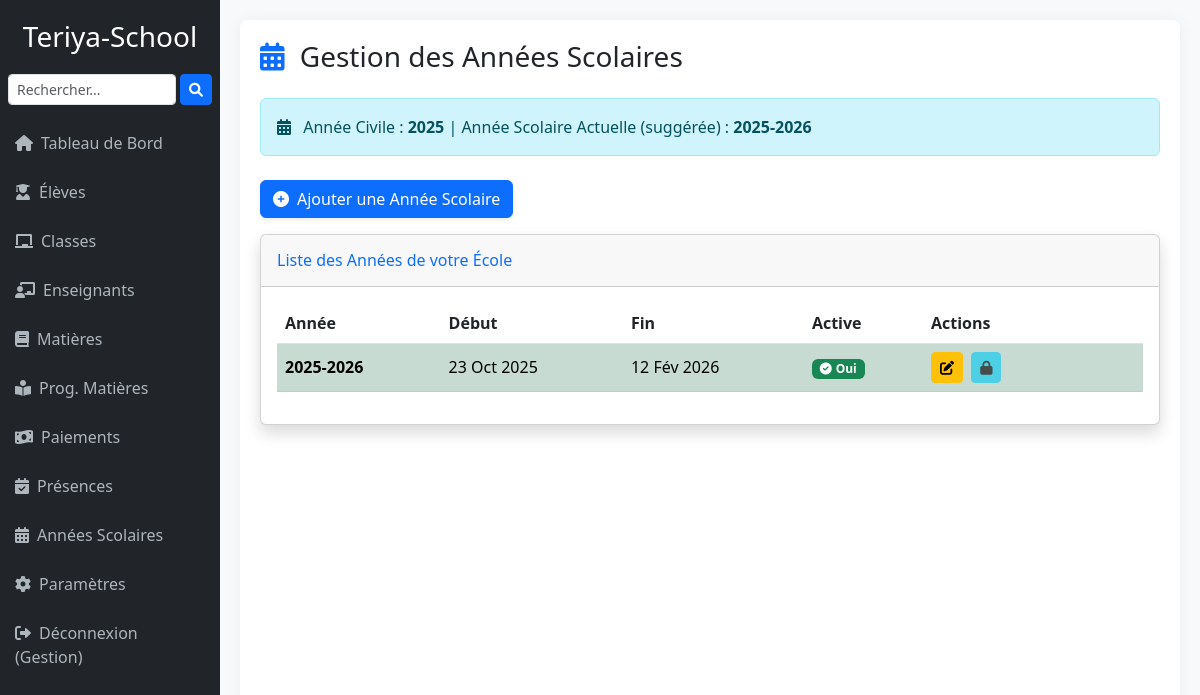
Page /annees-scolaires/ (signed in) on the committed database.
### dashboard/models.py (models this page shows, shortened)
class Profile(models.Model):
    user = models.OneToOneField(User, on_delete=models.CASCADE)
    ecole = models.ForeignKey("EcoleSettings", on_delete=models.CASCADE, null=True, blank=True)

class EcoleSettings(models.Model):
    ministere = models.CharField(
        max_length=255,
        blank=True,
        null=True,
        verbose_name="Ministère de Tutelle",
        help_text="Exemple : Ministère de l’Éducation Nationale"
    )
    academie = models.CharField(
        max_length=255,
        blank=True,
        null=True,
        verbose_name="Académie / Inspection",
        help_text="Exemple : Académie de Bamako Rive Droite"
    )
    commune = models.CharField(
        max_length=255,
        blank=True,
        null=True,
        verbose_name="Commune",
        help_text="Exemple : Commune IV du District de Bamako"
    )
    nom_etablissement = models.CharField(
        max_length=255,
        verbose_name="Nom de l'Établissement"
    )
    adresse_etablissement = models.CharField(
        max_length=255,
        blank=True,
        null=True,
        verbose_name="Adresse"
    )
    telephone = models.CharField(
        max_length=50,
        blank=True,
        null=True,
        verbose_name="Téléphone de l'Établissement"
    )
    email_contact = models.EmailField(
        blank=True,
        null=True,
        verbose_name="Email de Contact"
    )
    site_web = models.URLField(
        blank=True,
        null=True,
        verbose_name="Site Web"
    )
    code_etablissement = models.CharField(
        max_length=50,
        blank=True,
        null=True,
        unique=True,  # ✅ Chaque école doit avoir un code unique
        verbose_name="Code de l'Établissement",
        help_text="Code attribué par le ministère ou la direction académique"
    )
    logo = models.ImageField(
        upload_to='settings/assets/',
        blank=True,
        null=True,
        verbose_name="Logo de l'École"
    )
    cachet_admin = models.ImageField(
        upload_to='settings/assets/',
        blank=True,
        null=True,
        verbose_name="Cachet (Sceau) de l'Administration"
    )
    signature_directeur = models.ImageField(
        upload_to='settings/assets/',
        blank=True,
        null=True,
        verbose_name="Signature du Directeur/Responsable"
    )
    titre_signataire = models.CharField(
        max_length=100,
        default='Le Directeur',
        verbose_name="Titre du Signataire"
    )
    nom_signataire = models.CharField(
        max_length=255,
        blank=True,
        null=True,
        verbose_name="Nom du Signataire",
        help_text="Nom du directeur ou responsable signataire"
    )
    date_mise_a_jour = models.DateTimeField(
        auto_now=True,
        verbose_name="Dernière mise à jour"
    )
    class Meta:
        verbose_name = "École"
        verbose_name_plural = "Écoles"
        ordering = ['nom_etablissement']
    date_fin_essai = models.DateTimeField(
        blank=True,
        null=True,
        verbose_name="Fin de la période d'essai gratuite"
    )
    est_active = models.BooleanField(
        default=True,
        verbose_name="École active",
        help_text="Indique si l'école peut utiliser le système"
    )
    def periode_essai_expiree(self):
        return self.date_fin_essai and timezone.now() > self.date_fin_essai

class AnneeScolaire(models.Model):
    ecole = models.ForeignKey(
        'EcoleSettings',
        on_delete=models.CASCADE,
        verbose_name="École"
    )
    annee = models.CharField(
        max_length=9,
        verbose_name="Année Scolaire",
        help_text="Exemple : 2024-2025"
    )
    date_debut = models.DateField(verbose_name="Date de Début")
    date_fin = models.DateField(verbose_name="Date de Fin")
    active = models.BooleanField(
        default=False,
        verbose_name="Active (Année en cours)",
        help_text="Si cochée, cette année sera considérée comme l'année scolaire en cours."
    )
    class Meta:
        verbose_name = "Année Scolaire"
        verbose_name_plural = "Années Scolaires"
        ordering = ['-annee']  # Affiche l'année la plus récente en premier
        unique_together = ('ecole', 'annee')  # Unicité par école

### dashboard/views.py (the view)
# urls.py: path('annees-scolaires/', views.liste_annees_scolaires, name='liste_annees_scolaires'),
@login_required
def liste_annees_scolaires(request):
    ecole = (
        getattr(getattr(request.user, 'enseignant', None), 'ecole', None)
        or getattr(getattr(request.user, 'etudiant', None), 'ecole', None)
        or getattr(getattr(request.user, 'profile', None), 'ecole', None)
        or (EcoleSettings.objects.first() if request.user.is_superuser else None)
    )
    if not ecole:
        messages.error(request, "Vous n'êtes associé à aucune école.")
        return redirect('dashboard_accueil')
    annees_scolaires = AnneeScolaire.objects.filter(ecole=ecole).order_by('-annee')
    today = datetime.now()
    if today.month >= 8:
        start_year = today.year
        end_year = today.year + 1
    else:
        start_year = today.year - 1
        end_year = today.year
    current_academic_year = f"{start_year}-{end_year}"
    context = {
        'annees_scolaires': annees_scolaires,
        'current_calendar_year': today.year,
        'current_academic_year_string': current_academic_year,
        'ecole': ecole,
    }
    return render(request, 'dashboard/annees_scolaires/liste_annees_scolaires.html', context)

### dashboard/templates/dashboard/annees_scolaires/liste_annees_scolaires.html (shortened to what this page needs)
{% extends 'dashboard/base.html' %}
{% load static %}
{% block content %}
<div class="d-sm-flex align-items-center justify-content-between mb-4">
    <h1 class="h3 mb-0 text-gray-800">
        <i class="fas fa-calendar-alt me-2 text-primary"></i> Gestion des Années Scolaires
    </h1>
</div>
<div class="alert alert-info mb-4" role="alert">
    <i class="fas fa-calendar-alt me-2"></i>
    Année Civile : <strong>{{ current_calendar_year }}</strong>
    {% if current_academic_year_string %}
    | Année Scolaire Actuelle (suggérée) : <strong>{{ current_academic_year_string }}</strong>
    {% endif %}
</div>
<a href="{% url 'creer_annee_scolaire' %}" class="btn btn-primary mb-3 shadow-sm">
    <i class="fas fa-plus-circle me-2"></i>Ajouter une Année Scolaire
</a>
<div class="card shadow mb-4">
    <div class="card-header py-3">
        <h6 class="m-0 font-weight-bold text-primary">Liste des Années de votre École</h6>
    </div>
    <div class="card-body">
        {% if annees_scolaires %}
        <div class="table-responsive">
            <table class="table table-striped table-hover align-middle">
                <thead>
                    <tr>
                        <th>Année</th>
                        <th>Début</th>
                        <th>Fin</th>
                        <th>Active</th>
                        <th style="width: 220px;">Actions</th>
                    </tr>
                </thead>
                <tbody>
                    {% for annee in annees_scolaires %}
                    <tr class="{% if annee.active %}table-success{% endif %}">
                        <td><strong>{{ annee.annee }}</strong></td>
                        <td>
                            {% if annee.date_debut %}{{ annee.date_debut|date:"d M Y" }}{% else %}<em class="text-muted">N/A</em>{% endif %}
                        </td>
                        <td>
                            {% if annee.date_fin %}{{ annee.date_fin|date:"d M Y" }}{% else %}<em class="text-muted">N/A</em>{% endif %}
                        </td>
                        <td>
                            {% if annee.active %}
                            <span class="badge bg-success"><i class="fas fa-check-circle me-1"></i>Oui</span>
                            {% else %}
                            <span class="badge bg-secondary">Non</span>
                            {% endif %}
                        </td>
                        <td>
                            <a href="{% url 'modifier_annee_scolaire' annee.pk %}" class="btn btn-warning btn-sm me-1" data-bs-toggle="tooltip" title="Modifier">
                                <i class="fas fa-edit"></i>
                            </a>
                            {% if not annee.active %}
                                <a href="{% url 'supprimer_annee_scolaire' annee.pk %}" class="btn btn-danger btn-sm me-1" data-bs-toggle="tooltip" title="Supprimer">
                                    <i class="fas fa-trash-alt"></i>
                                </a>
                                <a href="{% url 'activer_annee_scolaire' annee.pk %}" class="btn btn-info btn-sm" data-bs-toggle="tooltip" title="Définir comme active">
                                    <i class="fas fa-toggle-on"></i>
                                </a>
                            {% else %}
                                <button class="btn btn-info btn-sm" disabled data-bs-toggle="tooltip" title="Déjà active">
                                    <i class="fas fa-lock"></i>
                                </button>
                            {% endif %}
                        </td>
                    </tr>
                    {% endfor %}
                </tbody>
            </table>
        </div>
        {% else %}
        <p class="alert alert-info mb-0">
            <i class="fas fa-exclamation-circle me-2"></i>
            Aucune année scolaire définie pour votre école. Veuillez en ajouter une pour commencer.
        </p>
        {% endif %}
    </div>
</div>
{% endblock %}

### dashboard/templates/dashboard/base.html (shortened to what this page needs)
<!DOCTYPE html>
<html lang="fr">
<head>
    <link href="https://cdn.jsdelivr.net/npm/bootstrap@5.3.0/dist/css/bootstrap.min.css" rel="stylesheet">
    <link rel="stylesheet" href="https://cdnjs.cloudflare.com/ajax/libs/font-awesome/6.0.0-beta3/css/all.min.css">
</head>
<body>
<div class="wrapper">
    <div class="sidebar">
        <h3>
            {% if request.user.profile.ecole %}
                {{ request.user.profile.ecole.nom_etablissement }}
            {% else %}
                Gestion Multi-École
            {% endif %}
        </h3>
    <form method="get" action="{% url 'recherche_etudiants_globale' %}" class="d-flex mb-3 px-2">
        <input type="text" name="q" class="form-control form-control-sm me-1" placeholder="Rechercher..." required>
        <button type="submit" class="btn btn-sm btn-primary"><i class="fas fa-search"></i></button>
    </form>
        <ul class="nav flex-column">
            <li class="nav-item">
                <a class="nav-link {% if request.resolver_match.url_name == 'dashboard_accueil' %}active{% endif %}" href="{% url 'dashboard_accueil' %}">
                    <i class="fas fa-home me-2"></i>Tableau de Bord
                </a>
            </li>
            <li class="nav-item">
                <a class="nav-link {% if 'etudiant' in request.resolver_match.url_name %}active{% endif %}" href="{% url 'liste_etudiants' %}">
                    <i class="fas fa-user-graduate me-2"></i>Élèves
                </a>
            </li>
            <li class="nav-item">
                <a class="nav-link {% if 'classe' in request.resolver_match.url_name %}active{% endif %}" href="{% url 'liste_classes' %}">
                    <i class="fas fa-chalkboard me-2"></i>Classes
                </a>
            </li>
            <li class="nav-item">
                <a class="nav-link {% if 'enseignant' in request.resolver_match.url_name %}active{% endif %}" href="{% url 'liste_enseignants' %}">
                    <i class="fas fa-chalkboard-teacher me-2"></i>Enseignants
                </a>
            </li>
            <li class="nav-item">
                <a class="nav-link {% if 'matiere' in request.resolver_match.url_name %}active{% endif %}" href="{% url 'liste_matieres' %}">
                    <i class="fas fa-book me-2"></i>Matières
                </a>
            </li>
            <li class="nav-item">
                <a class="nav-link {% if 'programme_matiere' in request.resolver_match.url_name %}active{% endif %}" href="{% url 'liste_programmes_matiere' %}">
                    <i class="fas fa-book-reader me-2"></i>Prog. Matières
                </a>
            </li>
            <li class="nav-item">
                <a class="nav-link {% if 'paiement' in request.resolver_match.url_name %}active{% endif %}" href="{% url 'liste_paiements_par_classe_etudiant' %}">
                    <i class="fas fa-money-bill-wave me-2"></i>Paiements
                </a>
            </li>
            <li class="nav-item">
                <a class="nav-link {% if 'presence' in request.resolver_match.url_name %}active{% endif %}" href="{% url 'liste_presences' %}">
                    <i class="fas fa-calendar-check me-2"></i>Présences
                </a>
            </li>
            <li class="nav-item">
                <a class="nav-link {% if 'annee_scolaire' in request.resolver_match.url_name %}active{% endif %}" href="{% url 'liste_annees_scolaires' %}">
                    <i class="fas fa-calendar-alt me-2"></i>Années Scolaires
                </a>
            </li>
            <li class="nav-item">
                <a class="nav-link {% if request.resolver_match.url_name == 'ecole_settings' %}active{% endif %}" href="{% url 'ecole_settings' %}">
                    <i class="fas fa-cog me-2"></i>Paramètres
                </a>
            </li>
            {% if user.is_authenticated %}
            <li class="nav-item mt-auto">
                <a class="nav-link" href="{% url 'logout' %}">
                    <i class="fas fa-sign-out-alt me-2"></i>Déconnexion ({{ user.username }})
                </a>
            </li>
            {% endif %}
        </ul>
    </div>
    <div class="main-content">
        <div class="content">
            {% block content %}{% endblock %}
        </div>
    </div>
</div>
</body>
</html>

### dashboard/templates/dashboard/base.html (style rules this page uses)
html, body { height: 100%; margin: 0; padding: 0; overflow: hidden; font-family: 'Segoe UI', Tahoma, Geneva, Verdana, sans-serif; background-color: #f8f9fa; }
.wrapper { display: flex; height: 100%; }
.sidebar { background-color: #212529; color: white; width: 220px; padding-top: 20px; flex-shrink: 0; display: flex; flex-direction: column; overflow-y: auto; }
.sidebar h3 { color: #fff; text-align: center; margin-bottom: 20px; }
.sidebar .nav-link { color: #adb5bd; padding: 10px 15px; margin-bottom: 5px; border-radius: 5px; }
.main-content { flex: 1; display: flex; flex-direction: column; padding: 20px; overflow: hidden; }
.content { flex: 1; background-color: #fff; border-radius: 8px; padding: 20px; box-shadow: 0 0 15px rgba(0,0,0,0.05); overflow-y: auto; }

### rows in the picture
AnneeScolaire: annee "2025-2026", date_debut "23 Oct 2025", date_fin "12 Fév 2026", active True (drawn)

### other values in the picture
{{ request.user.profile.ecole.nom_etablissement }} "Teriya-School"
{{ user.username }} "Gestion"
